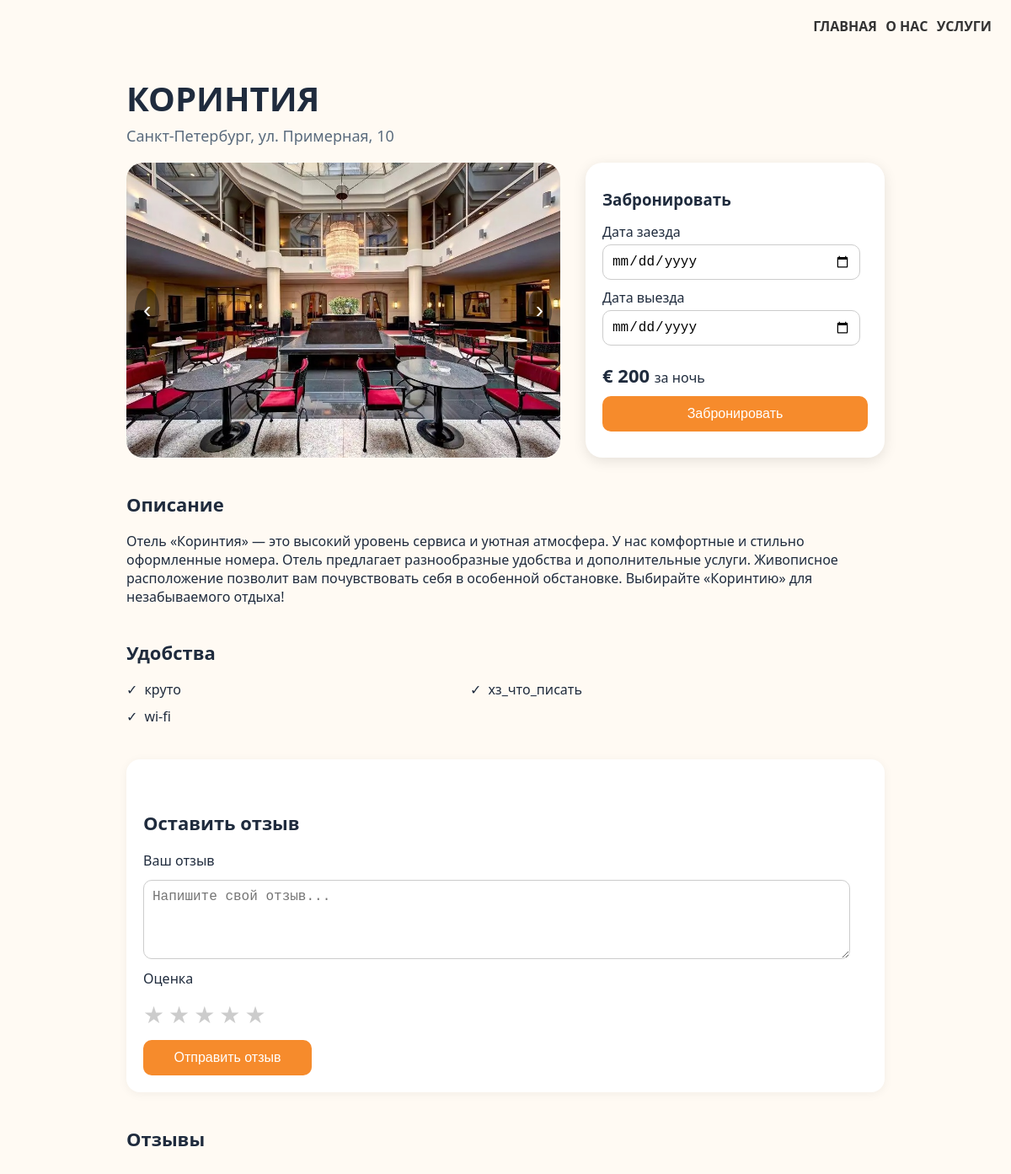
/hotel_menu/3, run on an earlier commit of the app's database.
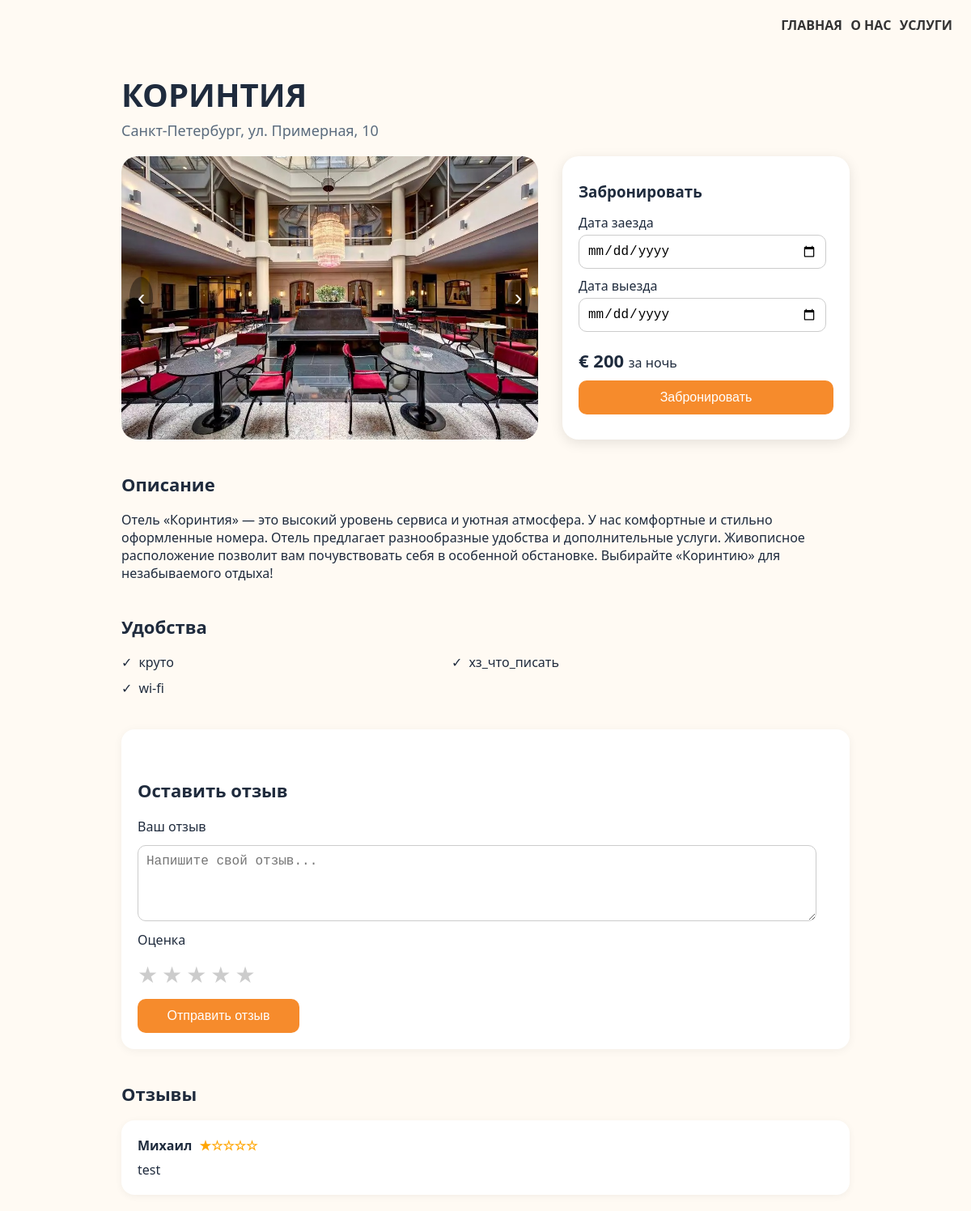
And on a later commit of the database.
### data/hotel.py (models this page shows)
class Hotel(SqlAlchemyBase):
    __tablename__ = 'hotel'
    id = sqlalchemy.Column(sqlalchemy.Integer, primary_key=True, autoincrement=True)
    image = sqlalchemy.Column(sqlalchemy.String)
    alternative = sqlalchemy.Column(sqlalchemy.String)
    title = sqlalchemy.Column(sqlalchemy.String)
    city = sqlalchemy.Column(sqlalchemy.String)
    price = sqlalchemy.Column(sqlalchemy.String)
    rating = sqlalchemy.Column(sqlalchemy.String)
    description = sqlalchemy.Column(sqlalchemy.String)
    conveniences = sqlalchemy.Column(sqlalchemy.String)
    reviews = orm.relationship("Review", back_populates="hotel")

### data/review.py (models this page shows)
class Review(SqlAlchemyBase):
    __tablename__ = 'review'
    id = sqlalchemy.Column(sqlalchemy.Integer, primary_key=True, autoincrement=True)
    text = sqlalchemy.Column(sqlalchemy.String, nullable=True, default='')
    rating = sqlalchemy.Column(sqlalchemy.Integer, nullable=True, default=0)
    username = sqlalchemy.Column(sqlalchemy.String, nullable=False)
    user_id = sqlalchemy.Column(sqlalchemy.Integer, sqlalchemy.ForeignKey("user.id"))
    user = orm.relationship("User", back_populates='reviews')
    hotel_id = sqlalchemy.Column(sqlalchemy.Integer, sqlalchemy.ForeignKey("hotel.id"))
    hotel = orm.relationship("Hotel", back_populates='reviews')

### main.py (the view, shortened to what this page needs)
@app.route("/hotel_menu/<index_hotel>", methods=["GET", "POST"])
def hotel_menu(index_hotel):
    db_sess = db_session.create_session()
    files = os.listdir(path=f"static/images_{index_hotel}")
    images = [
        url_for("static", filename=f"images_{index_hotel}/room{i}.jpg")
        for i in range(1, len(files) + 1)
    ]
    hotel_card = db_sess.query(Hotel).filter(Hotel.id == index_hotel).first().__dict__
    conveniences = hotel_card["conveniences"].split(';')
    reviews = [i.__dict__ for i in db_sess.query(Review).filter(Review.hotel_id == index_hotel).all()]
    return render_template("hotel_menu.html", images=images, hotel_card=hotel_card,
                           conveniences=conveniences, reviews=reviews)

### data/db_session.py (called while the page is built)
def create_session() -> Session:
    global __factory
    return __factory()

### templates/hotel_menu.html (shortened to what this page needs)
<!DOCTYPE html>
<html lang="ru">
  <head>
    <link rel="stylesheet" href="../static/styles/hotel_menu.css" />
  </head>
  <body>
    <header>
      <nav class="navbar">
        <div class="nav-links">
          <a href="/">ГЛАВНАЯ</a>
          <a href="#">О НАС</a>
          <a href="#">УСЛУГИ</a>
        </div>
      </nav>
    </header>
    <div class="container">
      <h1>{{ hotel_card["title"] }}</h1>
      <div class="subheading">{{ hotel_card["city"] }}, ул. Примерная, 10</div>
      <div class="top-section">
        <div class="hotel-img">
          <button class="carousel-btn prev" onclick="prevImage()">‹</button>
          <img id="carousel-image" src="{{ images[0] }}" alt="Hotel Room" />
          <button class="carousel-btn next" onclick="nextImage()">›</button>
        </div>
        <div class="booking-panel">
          <h3>Забронировать</h3>
          <div class="input-group">
            <label for="checkin">Дата заезда</label>
            <input type="date" id="checkin" name="checkin" />
          </div>
          <div class="input-group">
            <label for="checkout">Дата выезда</label>
            <input type="date" id="checkout" name="checkout" />
          </div>
          <div class="price">
            € 200
            <span style="font-weight: normal; font-size: 16px">за ночь</span>
          </div>
          <button class="book-btn">Забронировать</button>
        </div>
      </div>
      <div class="description">
        <h2>Описание</h2>
        <p>{{ hotel_card["description"] }}</p>
      </div>
      <div class="amenities">
        <h2>Удобства</h2>
        <ul>
          {% for convenience in conveniences %}
          <li>{{ convenience }}</li>
          {% endfor %}
        </ul>
      </div>
      <div class="reviews">
        <div class="leave-review">
          <h2>Оставить отзыв</h2>
          <form class="review-form" method="POST">
            <label for="review-text">Ваш отзыв</label>
            <textarea
              id="review-text"
              name="text"
              rows="4"
              placeholder="Напишите свой отзыв..."
            ></textarea>
            <label>Оценка</label>
            <div class="star-rating">
              <input type="radio" name="rating" id="star5" value="5" /><label
                for="star5"
                >★</label
              >
              <input type="radio" name="rating" id="star4" value="4" /><label
                for="star4"
                >★</label
              >
              <input type="radio" name="rating" id="star3" value="3" /><label
                for="star3"
                >★</label
              >
              <input type="radio" name="rating" id="star2" value="2" /><label
                for="star2"
                >★</label
              >
              <input type="radio" name="rating" id="star1" value="1" /><label
                for="star1"
                >★</label
              >
            </div>
            <button type="submit" class="submit-review">Отправить отзыв</button>
          </form>
        </div>
        <div class="review">
          <h2>Отзывы</h2>
          {% for review in reviews %}
          <div class="review-box">
            <strong
              >{{ review["username"] }}<span class="stars">
                {{ '★' * review["rating"] }}{{ '☆' * (5 - review["rating"]) }}
              </span></strong
            >
            {{ review["text"] }}
          </div>
          {% endfor %}
        </div>
      </div>
    </div>
  </body>
</html>

### static/styles/hotel_menu.css (style rules this page uses)
body { font-family: "Segoe UI", sans-serif; background-color: #fffaf3; color: #1f2b3d; margin: 0; padding: 20px; }
.container { max-width: 900px; margin: 0 auto; }
h1 { font-size: 40px; font-weight: 700; text-transform: uppercase; margin-bottom: 5px; }
h2 { font-size: 22px; margin-top: 40px; }
li { margin-bottom: 10px; }
.navbar { display: flex; justify-content: flex-end; gap: 20px; padding-bottom: 20px; font-weight: 600; }
.nav-links a { color: #333; text-decoration: none; font-weight: bold; margin: 3px; transition: color 0.3s ease; }
.subheading { font-size: 18px; color: #5a6b7d; margin-bottom: 20px; }
.top-section { display: flex; gap: 30px; flex-wrap: wrap; }
.hotel-img { flex: 1 1 50%; position: relative; border-radius: 20px; overflow: hidden; min-height: 350px; display: flex; align-items: center; justify-content: center; }
.hotel-img img { width: 100%; height: 100%; object-fit: cover; border-radius: 10px; }
.booking-panel { flex: 1 1 50%; display: flex; flex-direction: column; justify-content: center; }
.carousel-btn { position: absolute; top: 50%; transform: translateY(-50%); background-color: rgba(0, 0, 0, 0.4); color: white; border: none; font-size: 28px; padding: 10px; cursor: pointer; border-radius: 50%; z-index: 10; }
.carousel-btn.prev { left: 10px; }
.carousel-btn.next { right: 10px; }
.booking-panel { flex: 1 1 250px; background-color: white; border-radius: 20px; padding: 20px; box-shadow: 0 4px 16px rgba(0, 0, 0, 0.1); animation: fadeIn 0.6s ease-in-out; }
.booking-panel h3 { margin: 0 0 15px; }
.booking-panel input { display: block; width: 90%; margin-bottom: 10px; padding: 10px; font-size: 16px; border-radius: 10px; border: 1px solid #ccc; transition: border-color 0.4s ease; }
.input-group { display: flex; flex-direction: column; gap: 4px; }
.price { font-size: 22px; font-weight: bold; margin: 10px 0; }
.book-btn { background-color: #f68b2c; color: white; padding: 12px; width: 100%; border: none; border-radius: 10px; font-size: 16px; cursor: pointer; transition: background-color 0.4s ease; }
.description, .amenities, .reviews { margin-top: 30px; }
.amenities ul { list-style: none; padding-left: 0; columns: 2; max-width: 800px; }
.amenities li::before { content: "\2713"; color: #1f2b3d; padding-right: 8px; }
.leave-review { margin-top: 40px; background: #ffffff; padding: 20px; border-radius: 16px; box-shadow: 0 2px 12px rgba(0, 0, 0, 0.05); animation: fadeIn 0.6s ease-in-out; }
.review-form { display: flex; flex-direction: column; gap: 12px; }
.review-form textarea { width: 95%; padding: 10px; border-radius: 10px; border: 1px solid #ccc; font-size: 16px; resize: vertical; }
.star-rating { display: flex; flex-direction: row-reverse; justify-content: start; gap: 5px; }
.star-rating label { font-size: 28px; color: #ccc; cursor: pointer; transition: color 0.3s; }
.submit-review { background-color: #f68b2c; color: white; padding: 12px; border: none; border-radius: 10px; font-size: 16px; cursor: pointer; width: 200px; transition: background-color 0.3s; }
.review-box { background-color: white; border-radius: 16px; padding: 20px; margin-top: 10px; box-shadow: 0 2px 10px rgba(0, 0, 0, 0.05); animation: slideUp 0.6s ease-in-out; }
.review-box strong { display: block; margin-bottom: 8px; }
.stars { color: orange; margin-left: 5px; }

What changed in the data, as far as the page shows it:
added Review: username "Михаил", rating "★", rating "☆☆☆☆", text "test"
